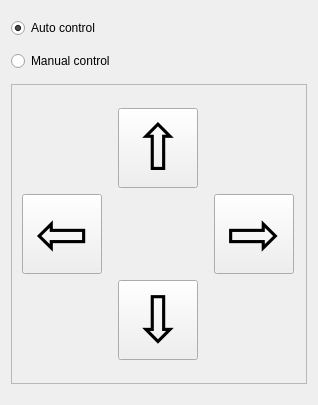
<?xml version="1.0" encoding="UTF-8"?>
<ui version="4.0">
 <class>Form</class>
 <widget class="QWidget" name="Form">
  <property name="geometry">
   <rect>
    <x>0</x>
    <y>0</y>
    <width>318</width>
    <height>405</height>
   </rect>
  </property>
  <property name="sizePolicy">
   <sizepolicy hsizetype="Preferred" vsizetype="Preferred">
    <horstretch>0</horstretch>
    <verstretch>0</verstretch>
   </sizepolicy>
  </property>
  <property name="windowTitle">
   <string>Form</string>
  </property>
  <layout class="QVBoxLayout" name="verticalLayout">
   <item>
    <widget class="QRadioButton" name="radioButton">
     <property name="text">
      <string>Auto control</string>
     </property>
     <property name="checked">
      <bool>true</bool>
     </property>
    </widget>
   </item>
   <item>
    <widget class="QRadioButton" name="radioButton_2">
     <property name="text">
      <string>Manual control</string>
     </property>
    </widget>
   </item>
   <item>
    <widget class="QFrame" name="frame">
     <property name="sizePolicy">
      <sizepolicy hsizetype="Expanding" vsizetype="Expanding">
       <horstretch>0</horstretch>
       <verstretch>0</verstretch>
      </sizepolicy>
     </property>
     <property name="minimumSize">
      <size>
       <width>260</width>
       <height>260</height>
      </size>
     </property>
     <property name="maximumSize">
      <size>
       <width>300</width>
       <height>300</height>
      </size>
     </property>
     <property name="frameShape">
      <enum>QFrame::StyledPanel</enum>
     </property>
     <property name="frameShadow">
      <enum>QFrame::Raised</enum>
     </property>
     <layout class="QVBoxLayout" name="verticalLayout_2">
      <property name="leftMargin">
       <number>0</number>
      </property>
      <property name="topMargin">
       <number>0</number>
      </property>
      <property name="rightMargin">
       <number>0</number>
      </property>
      <property name="bottomMargin">
       <number>0</number>
      </property>
      <item>
       <layout class="QGridLayout" name="gridLayout">
        <item row="1" column="2">
         <widget class="QPushButton" name="pushButton_5">
          <property name="enabled">
           <bool>true</bool>
          </property>
          <property name="sizePolicy">
           <sizepolicy hsizetype="Fixed" vsizetype="Fixed">
            <horstretch>0</horstretch>
            <verstretch>0</verstretch>
           </sizepolicy>
          </property>
          <property name="minimumSize">
           <size>
            <width>80</width>
            <height>80</height>
           </size>
          </property>
          <property name="maximumSize">
           <size>
            <width>80</width>
            <height>80</height>
           </size>
          </property>
          <property name="font">
           <font>
            <pointsize>48</pointsize>
           </font>
          </property>
          <property name="styleSheet">
           <string notr="true"/>
          </property>
          <property name="text">
           <string>⇨</string>
          </property>
         </widget>
        </item>
        <item row="0" column="1">
         <widget class="QPushButton" name="pushButton_3">
          <property name="enabled">
           <bool>true</bool>
          </property>
          <property name="sizePolicy">
           <sizepolicy hsizetype="Fixed" vsizetype="Fixed">
            <horstretch>0</horstretch>
            <verstretch>0</verstretch>
           </sizepolicy>
          </property>
          <property name="minimumSize">
           <size>
            <width>80</width>
            <height>80</height>
           </size>
          </property>
          <property name="maximumSize">
           <size>
            <width>80</width>
            <height>80</height>
           </size>
          </property>
          <property name="font">
           <font>
            <pointsize>48</pointsize>
           </font>
          </property>
          <property name="styleSheet">
           <string notr="true"/>
          </property>
          <property name="text">
           <string>⇧</string>
          </property>
         </widget>
        </item>
        <item row="1" column="0">
         <widget class="QPushButton" name="pushButton_4">
          <property name="enabled">
           <bool>true</bool>
          </property>
          <property name="sizePolicy">
           <sizepolicy hsizetype="Fixed" vsizetype="Fixed">
            <horstretch>0</horstretch>
            <verstretch>0</verstretch>
           </sizepolicy>
          </property>
          <property name="minimumSize">
           <size>
            <width>80</width>
            <height>80</height>
           </size>
          </property>
          <property name="maximumSize">
           <size>
            <width>80</width>
            <height>80</height>
           </size>
          </property>
          <property name="font">
           <font>
            <pointsize>48</pointsize>
           </font>
          </property>
          <property name="styleSheet">
           <string notr="true"/>
          </property>
          <property name="text">
           <string>⇦</string>
          </property>
         </widget>
        </item>
        <item row="2" column="1">
         <widget class="QPushButton" name="pushButton_6">
          <property name="enabled">
           <bool>true</bool>
          </property>
          <property name="sizePolicy">
           <sizepolicy hsizetype="Fixed" vsizetype="Fixed">
            <horstretch>0</horstretch>
            <verstretch>0</verstretch>
           </sizepolicy>
          </property>
          <property name="minimumSize">
           <size>
            <width>80</width>
            <height>80</height>
           </size>
          </property>
          <property name="maximumSize">
           <size>
            <width>80</width>
            <height>80</height>
           </size>
          </property>
          <property name="font">
           <font>
            <pointsize>48</pointsize>
           </font>
          </property>
          <property name="styleSheet">
           <string notr="true"/>
          </property>
          <property name="text">
           <string>⇩</string>
          </property>
         </widget>
        </item>
       </layout>
      </item>
     </layout>
    </widget>
   </item>
  </layout>
 </widget>
 <resources/>
 <connections/>
</ui>
